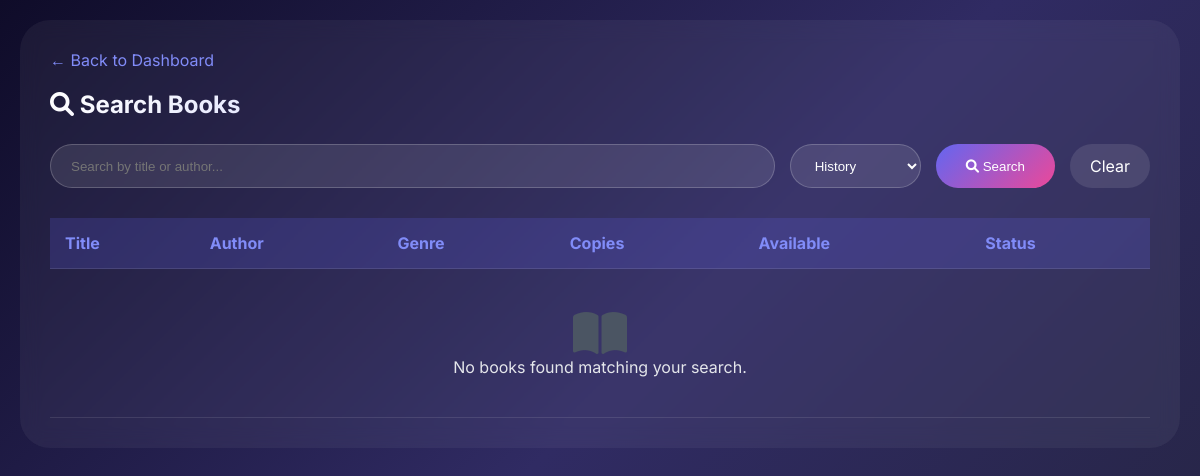
Before: /Books/search-books.php?genre=History (signed in) with the older database file.
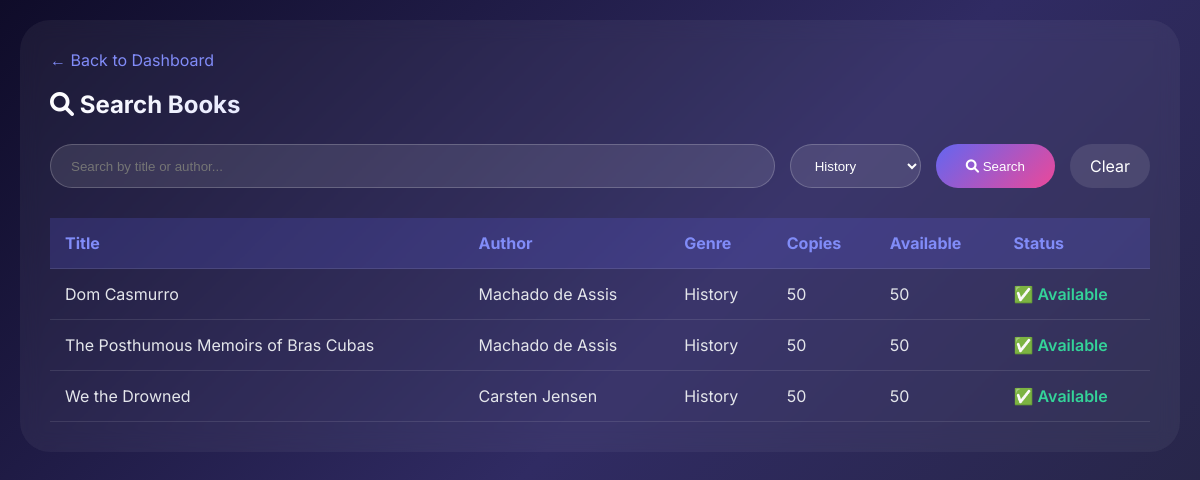
After: the same page with the newer database file.
### tables this page shows
CREATE TABLE `book` (
  `book_id` int(11) NOT NULL,
  `title` varchar(200) NOT NULL,
  `author` varchar(100) NOT NULL,
  `isbn` varchar(13) DEFAULT NULL,
  `genre` varchar(50) DEFAULT NULL,
  `total_copies` int(11) DEFAULT 1,
  `available_copies` int(11) DEFAULT 1,
  `added_date` date DEFAULT curdate()
);

### Books/search-books.php (the view, shortened to what this page needs)
<?php
require_once '../config.php';
$search = $_GET['search'] ?? '';
$genre = $_GET['genre'] ?? 'all';
$query = "SELECT * FROM book WHERE 1=1";
$params = [];
$types = "";
if($genre != 'all') {
    $query .= " AND genre = ?";
    $params[] = $genre;
    $types .= "s";
}
$query .= " ORDER BY title ASC";
$stmt = $conn->prepare($query);
if(!empty($params)) {
    $stmt->bind_param($types, ...$params);
}
$stmt->execute();
$result = $stmt->get_result();
$is_librarian = $_SESSION['admin_role'] == 'Librarian';
?>
<!DOCTYPE html>
<html lang="en">
<head>
    <link rel="stylesheet" href="https://cdnjs.cloudflare.com/ajax/libs/font-awesome/6.0.0/css/all.min.css">
</head>
<body>
    <div class="container">
        <a href="<?php echo $is_librarian ? '../librarian-dashboard.php' : '../member-dashboard.php'; ?>" class="back-link">← Back to Dashboard</a>
        <h2><i class="fas fa-search"></i> Search Books</h2>
        <div class="search-box">
            <form method="GET" style="display: flex; gap: 15px; flex-wrap: wrap; width: 100%;">
                <input type="text" name="search" placeholder="Search by title or author..." value="<?php echo htmlspecialchars($search); ?>">
                <select name="genre">
                    <option value="History" <?php echo $genre == 'History' ? 'selected' : ''; ?>>History</option>
                </select>
                <button type="submit"><i class="fas fa-search"></i> Search</button>
                <?php if($search || $genre != 'all'): ?>
                    <a href="search-books.php" style="padding: 12px 20px; background: rgba(255,255,255,0.1); border-radius: 40px; text-decoration: none; color: white;">Clear</a>
                <?php endif; ?>
            </form>
        </div>
        <table>
            <thead>
                <tr>
                    <th>Title</th>
                    <th>Author</th>
                    <th>Genre</th>
                    <th>Copies</th>
                    <th>Available</th>
                    <th>Status</th>
                </tr>
            </thead>
            <tbody>
                <?php if($result->num_rows > 0): ?>
                    <?php while($row = $result->fetch_assoc()): ?>
                        <tr>
                            <td><?php echo htmlspecialchars($row['title']); ?></td>
                            <td><?php echo htmlspecialchars($row['author']); ?></td>
                            <td><?php echo $row['genre']; ?></td>
                            <td><?php echo $row['total_copies']; ?></td>
                            <td><?php echo $row['available_copies']; ?></td>
                            <td class="<?php echo $row['available_copies'] > 0 ? 'available' : 'not-available'; ?>">
                                <?php echo $row['available_copies'] > 0 ? '✅ Available' : '❌ Not Available'; ?>
                            </td>
                        </tr>
                    <?php endwhile; ?>
                <?php else: ?>
                    <tr>
                        <td colspan="7" style="text-align: center; padding: 40px;">
                            <i class="fas fa-book-open" style="font-size: 48px; color: #4b5563;"></i>
                            <p>No books found matching your search.</p>
                        </td>
                    </tr>
                <?php endif; ?>
            </tbody>
        </table>
    </div>
</body>
</html>

### Books/search-books.php (style rules this page uses)
* { margin: 0; padding: 0; box-sizing: border-box; }
body { font-family: 'Inter', sans-serif; background: linear-gradient(135deg, #0f0c29, #302b63, #24243e); min-height: 100vh; color: #e4e6eb; padding: 20px; }
.container { max-width: 1200px; margin: auto; background: rgba(255,255,255,0.05); backdrop-filter: blur(10px); border-radius: 30px; padding: 30px; }
h2 { margin-bottom: 25px; background: linear-gradient(135deg, #fff, #818cf8); -webkit-background-clip: text; -webkit-text-fill-color: transparent; }
.search-box { display: flex; gap: 15px; margin-bottom: 30px; flex-wrap: wrap; }
.search-box input, .search-box select { padding: 12px 20px; background: rgba(255,255,255,0.1); border: 1px solid rgba(255,255,255,0.2); border-radius: 40px; color: white; }
.search-box input { flex: 1; min-width: 200px; }
.search-box button { padding: 12px 30px; background: linear-gradient(135deg, #6366f1, #ec4899); border: none; border-radius: 40px; color: white; cursor: pointer; }
table { width: 100%; border-collapse: collapse; }
th, td { padding: 15px; text-align: left; border-bottom: 1px solid rgba(255,255,255,0.1); }
th { background: rgba(99,102,241,0.2); color: #818cf8; }
.available { color: #34d399; font-weight: 600; }
.back-link { color: #818cf8; text-decoration: none; display: inline-block; margin-bottom: 20px; }

Changed rows visible on the page:
added book: title "Dom Casmurro", author "Machado de Assis", genre "History", total_copies "50", available_copies "50", shows "✅ Available"
added book: title "The Posthumous Memoirs of Bras Cubas", author "Machado de Assis", genre "History", total_copies "50", available_copies "50", shows "✅ Available"
added book: title "We the Drowned", author "Carsten Jensen", genre "History", total_copies "50", available_copies "50", shows "✅ Available"
Other visible differences:
text no longer shown: "No books found matching your search."
